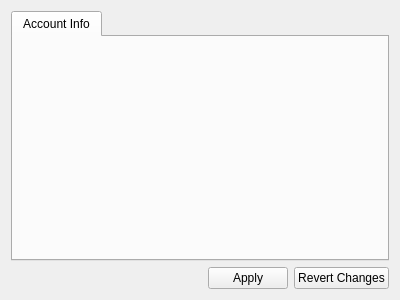
<?xml version="1.0" encoding="UTF-8"?>
<ui version="4.0">
 <class>ManagerItemWidget</class>
 <widget class="QWidget" name="ManagerItemWidget">
  <property name="geometry">
   <rect>
    <x>0</x>
    <y>0</y>
    <width>400</width>
    <height>300</height>
   </rect>
  </property>
  <property name="windowTitle">
   <string>Form</string>
  </property>
  <layout class="QVBoxLayout" name="verticalLayout">
   <item>
    <widget class="QTabWidget" name="m_tabs">
     <property name="currentIndex">
      <number>0</number>
     </property>
     <property name="documentMode">
      <bool>false</bool>
     </property>
     <widget class="Spire::AccountInfoWidget" name="m_accountInfoTab">
      <attribute name="title">
       <string>Account Info</string>
      </attribute>
     </widget>
    </widget>
   </item>
   <item>
    <layout class="QHBoxLayout" name="m_buttonsLayout">
     <item>
      <spacer name="m_buttonSpacer">
       <property name="orientation">
        <enum>Qt::Horizontal</enum>
       </property>
       <property name="sizeHint" stdset="0">
        <size>
         <width>40</width>
         <height>20</height>
        </size>
       </property>
      </spacer>
     </item>
     <item>
      <widget class="QPushButton" name="m_applyButton">
       <property name="text">
        <string>Apply</string>
       </property>
      </widget>
     </item>
     <item>
      <widget class="QPushButton" name="m_revertButton">
       <property name="text">
        <string>Revert Changes</string>
       </property>
      </widget>
     </item>
    </layout>
   </item>
  </layout>
 </widget>
 <customwidgets>
  <customwidget>
   <class>Spire::AccountInfoWidget</class>
   <extends>QWidget</extends>
   <header>Spire/AccountViewer/AccountInfoWidget.hpp</header>
   <container>1</container>
  </customwidget>
 </customwidgets>
 <resources/>
 <connections/>
</ui>
